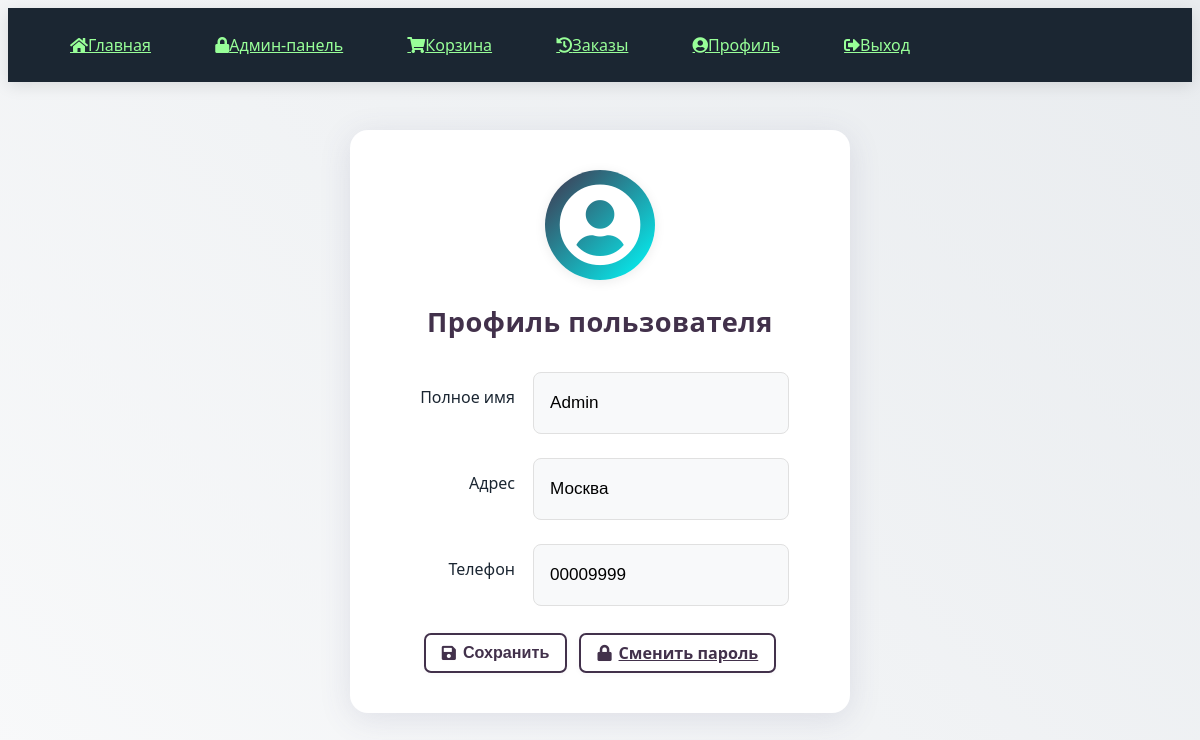
The app's page /profile (signed in) with its own data.
### models.py (models this page shows)
class UserProfile(db.Model):
    id = db.Column(db.Integer, primary_key=True)
    user_id = db.Column(db.Integer, db.ForeignKey('user.id'), unique=True)
    full_name = db.Column(db.String(150))
    address = db.Column(db.String(250))
    phone = db.Column(db.String(20))
    user = db.relationship('User', backref=db.backref('profile', uselist=False))

### app.py (the view)
@app.route('/profile', methods=['GET', 'POST'])
@login_required
def profile():
    from models import UserProfile  # Импортируем модель
    from forms import ProfileForm  # Импортируем форму
    profile = UserProfile.query.filter_by(user_id=current_user.id).first()
    if not profile:
        profile = UserProfile(user_id=current_user.id)
        db.session.add(profile)
        db.session.commit()
    form = ProfileForm(obj=profile)
    if form.validate_on_submit():
        form.populate_obj(profile)
        db.session.commit()
        flash('Профиль обновлен', 'success')
        return redirect(url_for('profile'))
    return render_template('profile.html', form=form)

### forms.py
class ProfileForm(FlaskForm):
    full_name = StringField('Полное имя', validators=[DataRequired()])
    address = StringField('Адрес', validators=[DataRequired()])
    phone = StringField('Телефон', validators=[DataRequired()])
    submit = SubmitField('Сохранить')

### app.py (called while the page is built)
@login_manager.user_loader
def load_user(user_id):
    return User.query.get(int(user_id))

### templates/profile.html (shortened to what this page needs)
{% extends "base.html" %}
{% block content %}
<div class="profile-container">
  <div class="profile-card">
    <div class="profile-avatar">
      <i class="fas fa-user-circle"></i>
    </div>
    <h2 class="profile-title">Профиль пользователя</h2>
    <form method="POST" class="profile-form">
      <div class="form-group profile-row">
        <label class="form-label profile-label">{{ form.full_name.label.text }}</label>
        {{ form.full_name(class="form-control profile-input", placeholder="Ваше имя") }}
      </div>
      <div class="form-group profile-row">
        <label class="form-label profile-label">{{ form.address.label.text }}</label>
        {{ form.address(class="form-control profile-input", placeholder="Адрес") }}
      </div>
      <div class="form-group profile-row">
        <label class="form-label profile-label">{{ form.phone.label.text }}</label>
        {{ form.phone(class="form-control profile-input", placeholder="Телефон") }}
      </div>
      <div class="profile-actions">
        <button type="submit" class="btn btn-profile-secondary">
            <i class="fas fa-save"></i> Сохранить
        </button>
        <a href="{{ url_for('change_password') }}" class="btn btn-profile-secondary">
            <i class="fas fa-lock"></i> Сменить пароль
        </a>
      </div>
    </form>
  </div>
</div>
{% endblock %}

### static/style.css (style rules this page uses)
:root { --primary: #42314b; --secondary: #00fcfc; --accent: #f87858; --dark: #1b2632; }
body { background: linear-gradient(45deg, #f8f9fa, #e9ecef); font-family: 'Segoe UI', system-ui, -apple-system; }
a, .btn { transition: all 0.3s ease; display: inline-flex; align-items: center; justify-content: center; }
.profile-container { display: flex; justify-content: center; align-items: flex-start; min-height: 60vh; padding: 3rem 0; }
.profile-card { background: #fff; max-width: 420px; width: 100%; padding: 2.5rem; text-align: center; border-radius: 18px; box-shadow: 0 6px 32px rgba(80, 80, 120, 0.13); position: relative; animation: profileFadeIn 0.5s; }
.profile-avatar { width: 110px; height: 110px; margin: 0 auto 1.2rem; border-radius: 50%; background: linear-gradient(135deg, var(--primary), var(--secondary)); display: flex; align-items: center; justify-content: center; box-shadow: 0 2px 12px rgba(0, 0, 0, 0.08); }
.profile-avatar i { font-size: 5.2rem; color: #fff; }
.profile-title { font-size: 1.7rem; font-weight: 700; letter-spacing: 0.5px; color: var(--primary); margin-bottom: 2rem; }
.profile-form { text-align: left; }
.profile-form .form-group.profile-row { display: flex; gap: 18px; align-items: center; margin-bottom: 1.3rem; }
.profile-label { min-width: 110px; text-align: right; font-weight: 500; color: var(--dark); }
.profile-input, .profile-form .form-control, .auth-container input.form-control, .auth-container textarea.form-control { font-size: 1.07rem; padding: 12px 16px; min-width: 220px; min-height: 36px; background: #f8f9fa; border-radius: 8px; border: 1.5px solid #e0e0e0; transition: border 0.2s, box-shadow 0.2s; margin-bottom: 0.2rem; outline: none; }
.form-group .form-control::placeholder, .auth-container input.form-control::placeholder { color: #b0b0b0; opacity: 1; background: #f8f9fa; transition: all 0.2s; }
.profile-actions { display: flex; gap: 12px; justify-content: center; margin-top: 1.5rem; }
.btn-profile-save, .btn-profile-secondary, .btn-profile-action { padding: 7px 16px; font-size: 1.01rem; font-weight: 600; border-radius: 7px; display: inline-flex; align-items: center; gap: 7px; transition: transform 0.17s, background 0.22s; }
.btn-profile-secondary { background: #fff; color: var(--primary); border: 2px solid var(--primary); box-shadow: 0 1px 6px rgba(66, 49, 75, 0.04); }
.form-group { display: flex; align-items: center; gap: 50px; margin-bottom: 1.5rem; }
.form-group label { min-width: 125px; text-align: right; display: block; margin-bottom: 15px; }

### records on screen
UserProfile: full_name "Admin", address "Москва", phone "00009999"
